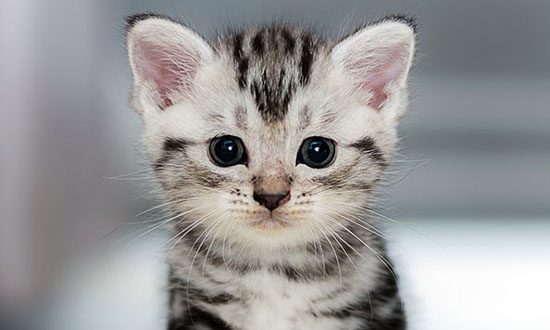
#> input picture cat/cat.jpg, 550 x 330 px
$ python image_montage.py
#> lines starting #> are read from the running program, lines starting #| are printed output that depends on the picture
#!/usr/bin/env python3
# -*- coding: utf-8 -*-
"""
Created on Wed Oct 17 14:45:51 2018

@author: mis-admin
"""

import cv2
import os
from imutils import build_montages
import numpy as np
from tqdm import tqdm

images_cat = []
images_mask = []
images_montage = []

IMG_WIDTH = 550
IMG_HEIGHT = 330

path_cat = os.getcwd()+'/cat'
path_mask = os.getcwd()+'/mask'
path_hasil = os.getcwd() + '/hasil'

img_cat = cv2.imread(path_cat+'/cat.jpg', 1)
#> img_cat is the input picture: shape (330, 550, 3); mean B, G, R 152.4, 152.3, 153
img_cat = cv2.resize(img_cat, (IMG_WIDTH,IMG_HEIGHT))

for all_masks in tqdm(os.listdir(path_mask)):
	path_loc = os.path.join(path_mask, all_masks)
	img_mask=cv2.imread(path_loc, cv2.IMREAD_COLOR)
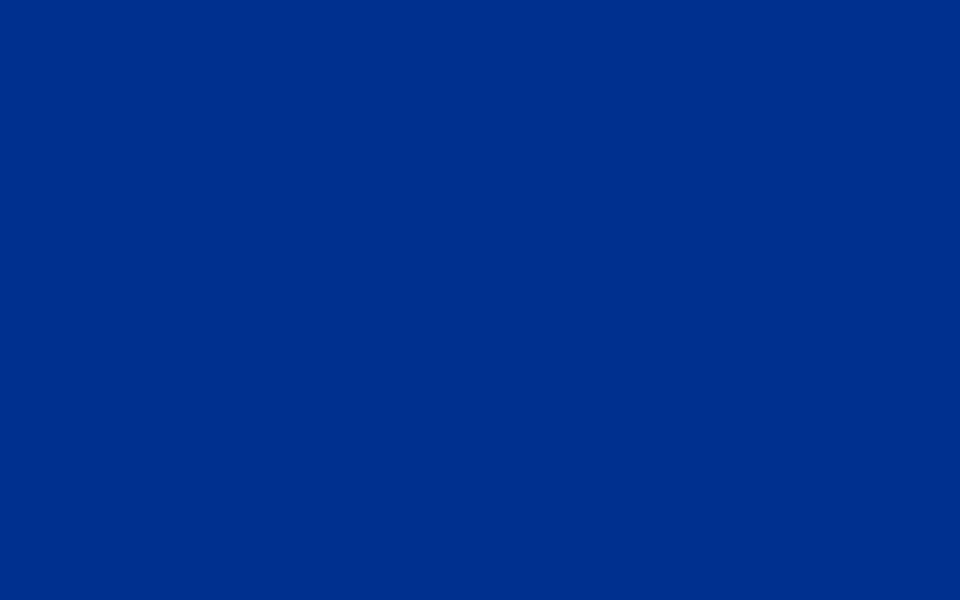
#> input picture mask/blue.jpg, 2880 x 1800 px (shown at 1/3 size)
#> img_mask is the input picture: shape (1800, 2880, 3); mean B, G, R 143, 48, 0
	img_mask=cv2.resize(img_mask, (IMG_WIDTH,IMG_HEIGHT))
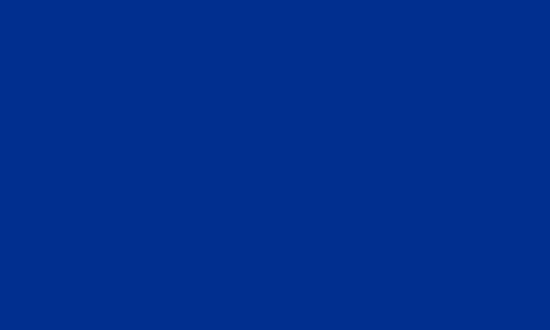
#> img_mask: shape (330, 550, 3); mean B, G, R 143, 48, 0
	images_mask.append(img_mask)
#> pass 2 of the loop `for all_masks in tqdm(os.listdir(path_mask)):`:
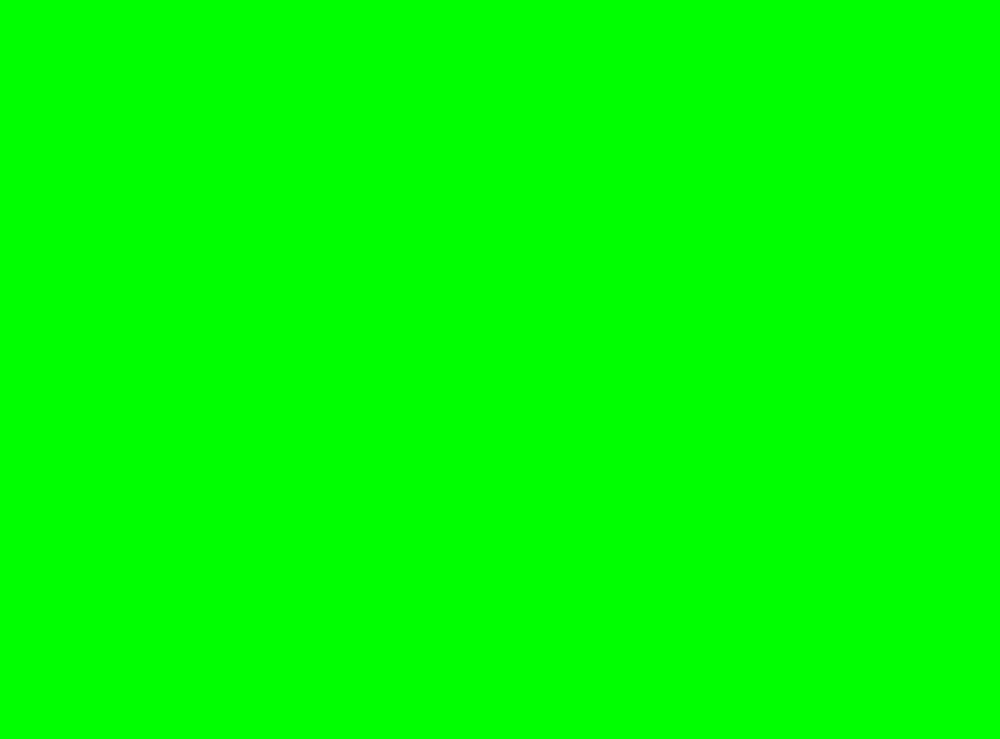
#> input picture mask/green.png, 2000 x 1478 px (shown at 1/2 size)
#> img_mask is the input picture: shape (1478, 2000, 3); mean B, G, R 0, 255, 0
#> `img_mask=cv2.resize(img_mask, (IMG_WIDTH,IMG_HEIGHT))`:
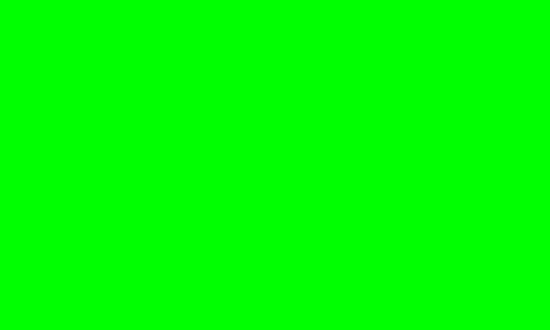
#> img_mask: shape (330, 550, 3); mean B, G, R 0, 255, 0
#> pass 3 of the loop `for all_masks in tqdm(os.listdir(path_mask)):`:
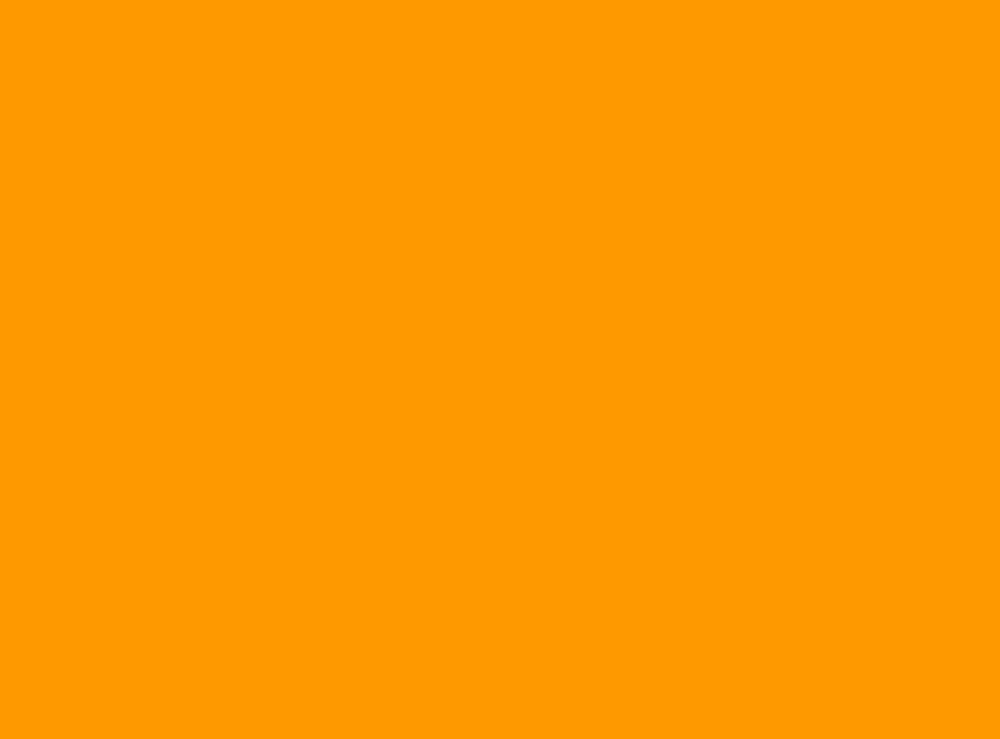
#> input picture mask/orange.png, 2000 x 1478 px (shown at 1/2 size)
#> img_mask is the input picture: shape (1478, 2000, 3); mean B, G, R 0, 153, 254
#> `img_mask=cv2.resize(img_mask, (IMG_WIDTH,IMG_HEIGHT))`:
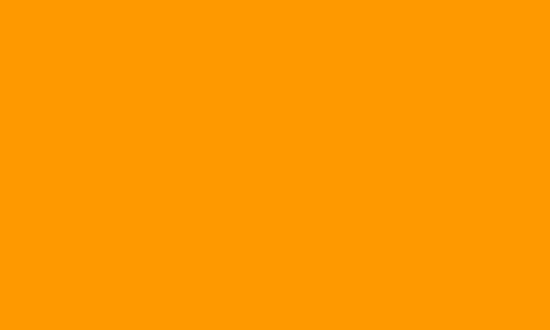
#> img_mask: shape (330, 550, 3); mean B, G, R 0, 153, 254

for i in range (9):
#> (the run stopped early here; a loop or call above may not have finished)
